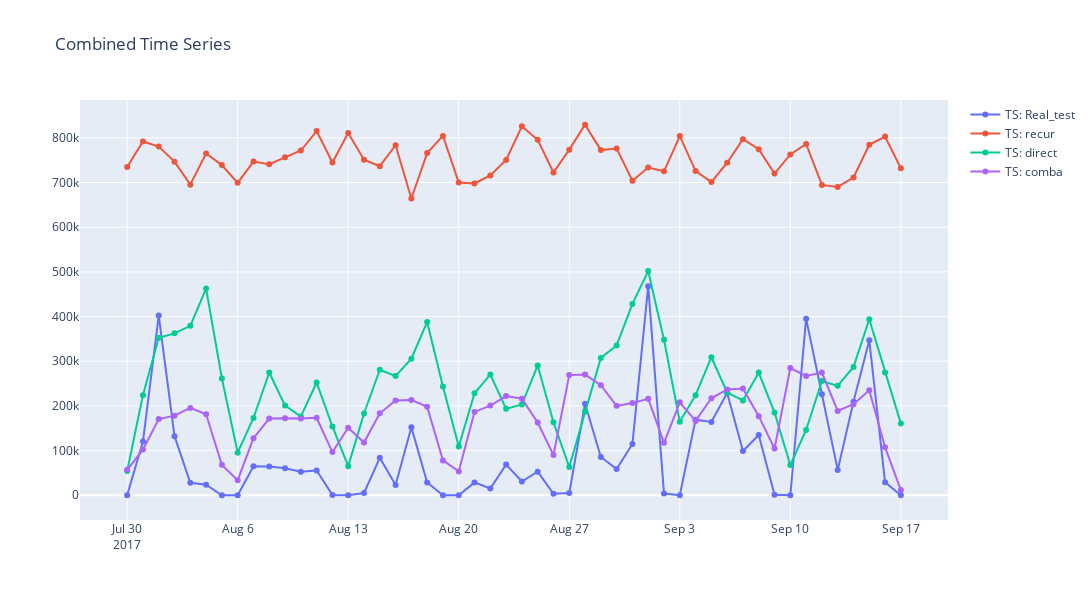

Here is the notebook cell this chart was saved with:
### Markdown cell above
#### 5.7) Результаты (0.3 балла)

Визуализируйте прогнозы стратегий, наивной модели, а также тестовые данные на одном графике. Добавьте небольшой хвост трейна + валидации (примерно горизонт x 2), так будет лучше видно.  Подсчитайте WAPE прогнозов на тестовой выборке и соберите их в одну таблицу. Какая стратегия оказалась лучше? Получилось ли побить наивную? Как вы думаете, почему?

### Code cell
# ༼ つ ◕_◕ ༽つ
dates_test = dt_r_2.index[len(X_train_5) :]
dates_train = dt_r_2.index[: len(X_train_5)]

ts_train = pd.DataFrame(np.array(y_train_5), index=pd.to_datetime(dates_train), columns=['Target'])
ts_test = pd.DataFrame(np.array(y_test_5), index=pd.to_datetime(dates_test), columns=['Target'])
ts_recur = pd.DataFrame(np.array(y_pred_recursive), index=pd.to_datetime(dates_test), columns=['Predicted'])
ts_direct = pd.DataFrame(np.array(y_pred_direct), index=pd.to_datetime(dates_test), columns=['Predicted'])
ts_comb = pd.DataFrame(np.array(y_comb), index=pd.to_datetime(dates_test), columns=['Predicted'])



plot_ts_anal([{'data': ts_test['Target'], 'name': 'Real_test'},
              {'data': ts_recur['Predicted'], 'name': 'recur'},
              {'data': ts_direct['Predicted'], 'name': 'direct'},
              {'data': ts_comb['Predicted'], 'name': 'comba'}
             ], one = True)
